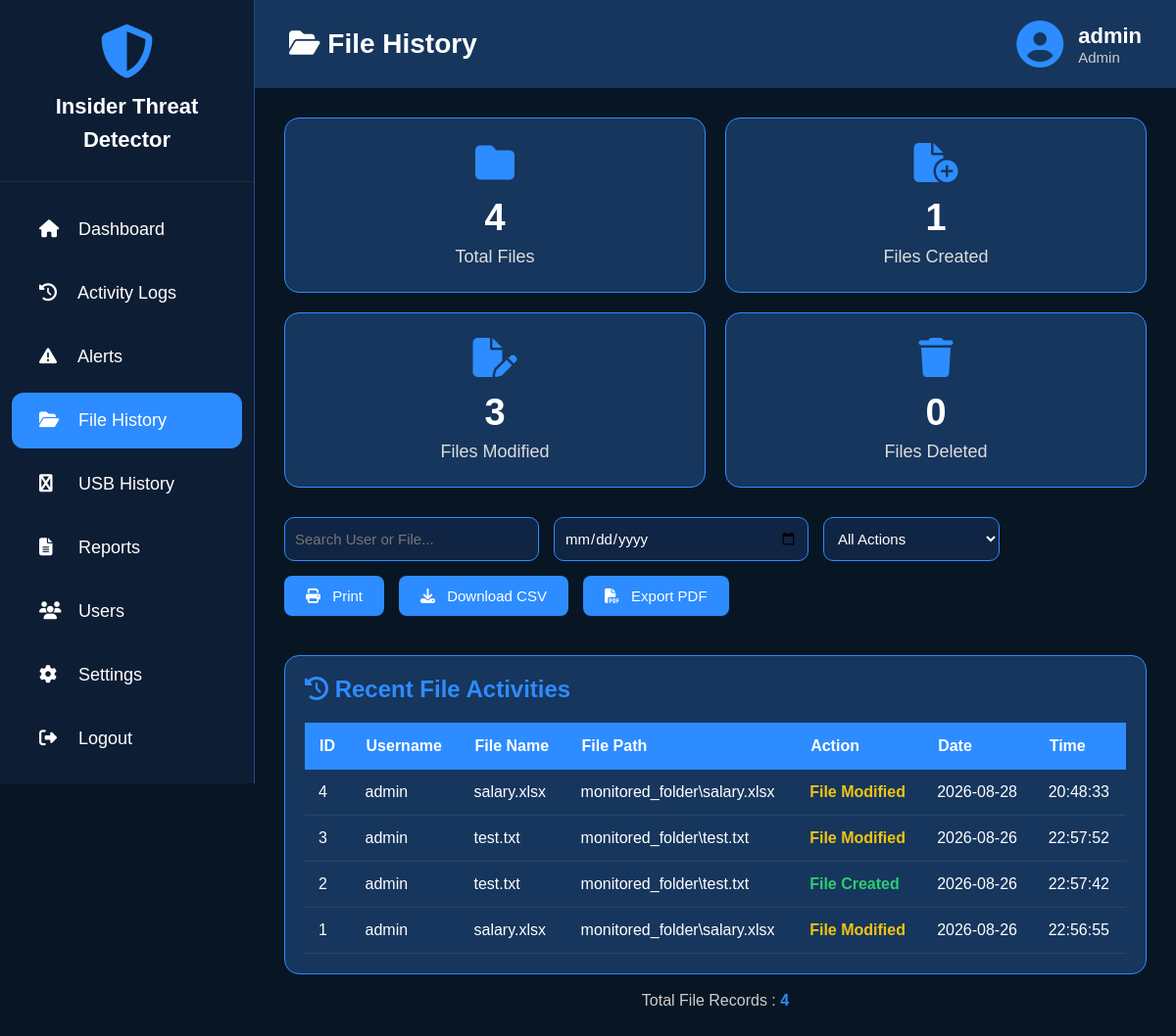
Page /file_history (signed in) on the earlier database version.
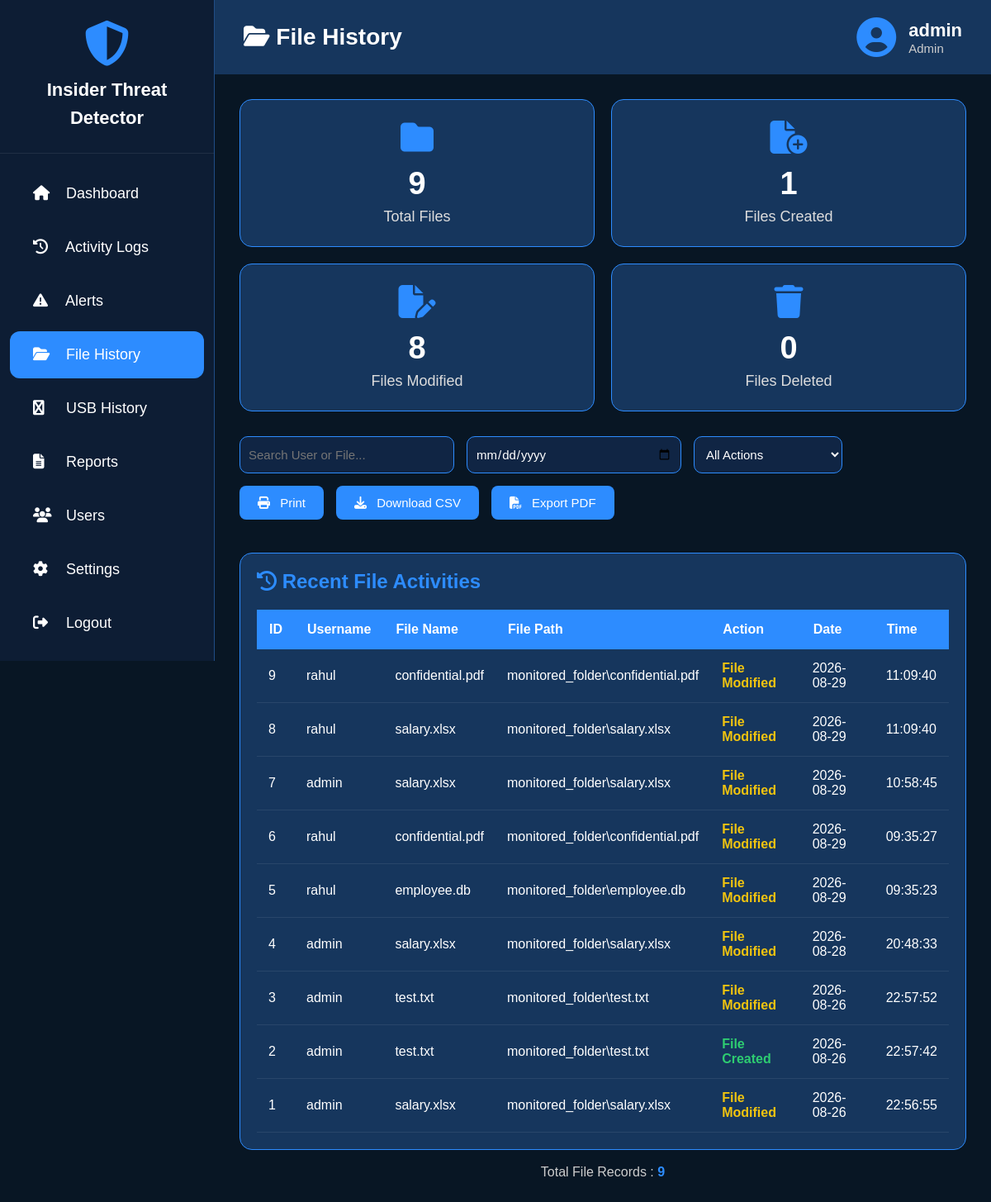
Same page on the later database version.
### tables this page shows
CREATE TABLE file_logs (
        id INTEGER PRIMARY KEY AUTOINCREMENT,
        username TEXT,
        file_name TEXT,
        file_path TEXT,
        action TEXT,
        date TEXT,
        time TEXT
    );

### app.py (the view)
@app.route("/file_history")
def file_history():
    if not login_required():
        return redirect("/")
    conn = get_db()
    rows = conn.execute(
        "SELECT * FROM file_logs ORDER BY id DESC"
    ).fetchall()
    conn.close()
    return page(
        "file_history.html",
        logs=rows,
        total=len(rows),
        created=sum(x["action"] == "File Created" for x in rows),
        modified=sum(x["action"] == "File Modified" for x in rows),
        deleted=sum(x["action"] == "File Deleted" for x in rows)
    )

### app.py (called while the page is built)
def login_required():
    return "username" in session

def page(name, **data):
    data["username"] = session.get("username")
    data["role"] = session.get("role")
    return render_template(name, **data)

### database.py (called while the page is built)
def get_db():
    conn = sqlite3.connect(DATABASE)
    conn.row_factory = sqlite3.Row
    return conn

### templates/file_history.html (shortened to what this page needs)
<!DOCTYPE html>
<html lang="en">
<head>
<link rel="stylesheet"
href="https://cdnjs.cloudflare.com/ajax/libs/font-awesome/6.5.2/css/all.min.css">
</head>
<body>
<div class="sidebar">
    <div class="logo">
        <i class="fa-solid fa-shield-halved"></i>
        <h2>Insider Threat Detector</h2>
    </div>
<ul>
        <li>
            <a href="/dashboard">
                <i class="fa-solid fa-house"></i>
                <span>Dashboard</span>
            </a>
        </li>
        <li>
            <a href="/activity">
                <i class="fa-solid fa-clock-rotate-left"></i>
                <span>Activity Logs</span>
            </a>
        </li>
        <li>
            <a href="/alerts">
                <i class="fa-solid fa-triangle-exclamation"></i>
                <span>Alerts</span>
            </a>
        </li>
        <li>
            <a href="/file_history" class="active" >
                <i class="fa-solid fa-folder-open"></i>
                <span>File History</span>
            </a>
        </li>
        <li>
            <a href="/usb_history" >
                <i class="fa-solid fa-usb"></i>
                <span>USB History</span>
            </a>
        </li>
        <li>
            <a href="/reports">
                <i class="fa-solid fa-file-lines"></i>
                <span>Reports</span>
            </a>
        </li>
        <li>
            <a href="/users">
                <i class="fa-solid fa-users"></i>
                <span>Users</span>
            </a>
        </li>
        <li>
            <a href="/settings">
                <i class="fa-solid fa-gear"></i>
                <span>Settings</span>
            </a>
        </li>
        <li>
            <a href="/logout">
                <i class="fa-solid fa-right-from-bracket"></i>
                <span>Logout</span>
            </a>
        </li>
    </ul>
</div>
<div class="main">
<div class="topbar">
    <h1>
        <i class="fa-solid fa-folder-open"></i>
        File History
    </h1>
    <div class="profile">
        <i class="fa-solid fa-circle-user"></i>
        <div>
            <h3>{{ username }}</h3>
            <p>{{ role }}</p>
        </div>
    </div>
</div>
<div class="content">
<div class="cards">
    <div class="card">
        <i class="fa-solid fa-folder"></i>
        <h2>{{ total }}</h2>
        <p>Total Files</p>
    </div>
    <div class="card">
        <i class="fa-solid fa-file-circle-plus"></i>
        <h2>{{ created }}</h2>
        <p>Files Created</p>
    </div>
    <div class="card">
        <i class="fa-solid fa-file-pen"></i>
        <h2>{{ modified }}</h2>
        <p>Files Modified</p>
    </div>
    <div class="card">
        <i class="fa-solid fa-trash"></i>
        <h2>{{ deleted }}</h2>
        <p>Files Deleted</p>
    </div>
</div>
<div class="filters">
<input
type="text"
id="searchInput"
placeholder="Search User or File...">
<input
type="date"
id="dateFilter">
<select id="actionFilter">
<option value="">All Actions</option>
</select>
<div class="action-buttons">
<button onclick="printTable()">
<i class="fa-solid fa-print"></i>
Print
</button>
<button onclick="downloadCSV()">
<i class="fa-solid fa-download"></i>
Download CSV
</button>
<button onclick="downloadPDF()">
<i class="fa-solid fa-file-pdf"></i>
Export PDF
</button>
</div>
</div>
<div class="table-container">
<h2 style="margin-bottom:20px;color:#2d8cff;">
<i class="fa-solid fa-clock-rotate-left"></i>
Recent File Activities
</h2>
<table id="fileTable">
<thead>
<tr>
<th>ID</th>
<th>Username</th>
<th>File Name</th>
<th>File Path</th>
<th>Action</th>
<th>Date</th>
<th>Time</th>
</tr>
</thead>
<tbody>
{% if logs %}
{% for row in logs %}
<tr>
<td>{{ row.id }}</td>
<td>{{ row.username }}</td>
<td>{{ row.file_name }}</td>
<td>{{ row.file_path }}</td>
<td>
<span class="{{ row.action|lower }}">
{{ row.action }}
</span>
</td>
<td>{{ row.date }}</td>
<td>{{ row.time }}</td>
</tr>
{% endfor %}
{% endif %}
</tbody>
</table>
</div>
<br>
<div style="text-align:center;color:#ccc;">
Total File Records :
<b style="color:#2d8cff;">
{{ total }}
</b>
</div>
</div>
</div>
</body>
</html>

### templates/file_history.html (style rules this page uses)
* { margin:0; padding:0; box-sizing:border-box; font-family:Arial,Helvetica,sans-serif; }
body { background:#081624; color:white; display:flex; }
.sidebar { width:260px; height:100vh; position:fixed; left:0; top:0; background:#0d1d34; border-right:1px solid #204d86; overflow-y:auto; overflow-x:hidden; }
.logo { text-align:center; padding:25px; border-bottom:1px solid rgba(255,255,255,.08); }
.logo i { font-size:55px; color:#2d8cff; }
.logo h2 { margin-top:12px; font-size:22px; line-height:34px; }
.sidebar ul { margin-top:20px; }
.sidebar a { display:block; color:white; text-decoration:none; padding:18px 28px; font-size:18px; transition:.3s; margin:8px 12px; border-radius:12px; }
.sidebar ul a i { width:35px; }
.active { background:#2d8cff; }
.main { margin-left:260px; width:calc(100% - 260px); }
.topbar { height:90px; background:#16365d; display:flex; justify-content:space-between; align-items:center; padding:0 35px; }
.topbar h1 { font-size:28px; }
.profile { display:flex; align-items:center; gap:15px; }
.profile i { font-size:48px; color:#2d8cff; }
.profile h3 { font-size:22px; }
.profile p { font-size:15px; color:#ccc; }
.content { padding:30px; }
.cards { display:grid; grid-template-columns:repeat(4,1fr); gap:20px; margin-bottom:30px; }
.card { background:#16365d; padding:25px; border-radius:15px; border:1px solid #2d8cff; text-align:center; transition:.3s; }
.card i { font-size:40px; color:#2d8cff; margin-bottom:15px; }
.card h2 { font-size:38px; margin-bottom:8px; }
.card p { font-size:18px; color:#ddd; }
.filters { display:flex; gap:15px; flex-wrap:wrap; margin-bottom:20px; }
.filters input, .filters select { height:45px; padding:10px; background:#102544; border:1px solid #2d8cff; color:white; border-radius:10px; outline:none; font-size:15px; }
.filters input { width:260px; }
.filters select { width:180px; }
.action-buttons { display:flex; gap:15px; margin-bottom:20px; flex-wrap:wrap; }
.action-buttons button { background:#2d8cff; color:white; border:none; padding:12px 22px; border-radius:8px; cursor:pointer; font-size:15px; transition:.3s; }
.action-buttons i { margin-right:8px; }
.table-container { background:#16365d; padding:20px; border-radius:15px; border:1px solid #2d8cff; overflow-x:auto; }
table { width:100%; border-collapse:collapse; }
th { background:#2d8cff; padding:15px; text-align:left; }
td { padding:14px; border-bottom:1px solid rgba(255,255,255,.08); }
.created { color:#2ecc71; font-weight:bold; }
.modified { color:#f1c40f; font-weight:bold; }
@media (max-width:1200px) { .cards { grid-template-columns:repeat(2,1fr); } }

Differences in the rows shown:
added file_logs: id "9", username "rahul", file_name "confidential.pdf", file_path "monitored_folder\\confidential.pdf", action "File Modified", date "2026-08-29", time "11:09:40"
added file_logs: id "8", username "rahul", file_name "salary.xlsx", file_path "monitored_folder\\salary.xlsx", action "File Modified", date "2026-08-29", time "11:09:40"
added file_logs: id "7", username "admin", file_name "salary.xlsx", file_path "monitored_folder\\salary.xlsx", action "File Modified", date "2026-08-29", time "10:58:45"
added file_logs: id "6", username "rahul", file_name "confidential.pdf", file_path "monitored_folder\\confidential.pdf", action "File Modified", date "2026-08-29", time "09:35:27"
added file_logs: id "5", username "rahul", file_name "employee.db", file_path "monitored_folder\\employee.db", action "File Modified", date "2026-08-29", time "09:35:23"
Other differences:
{{ total }}: "4" → "9"
{{ modified }}: "3" → "8"
